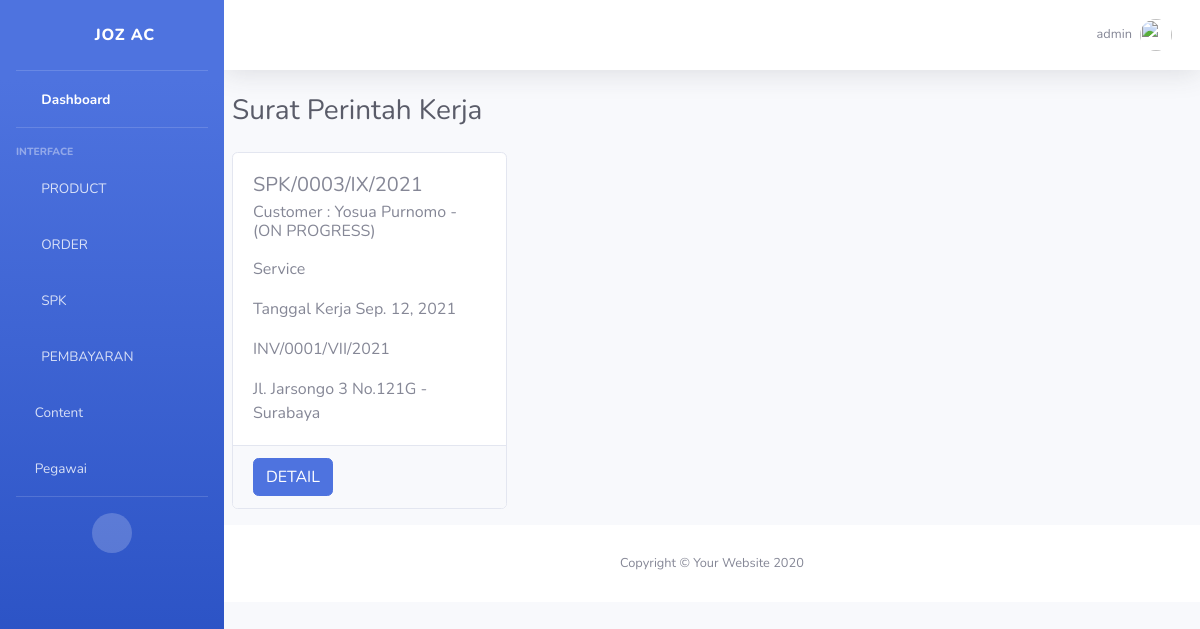
Page /spk/admin/teknisi_spk/ (signed in) on the earlier database version.
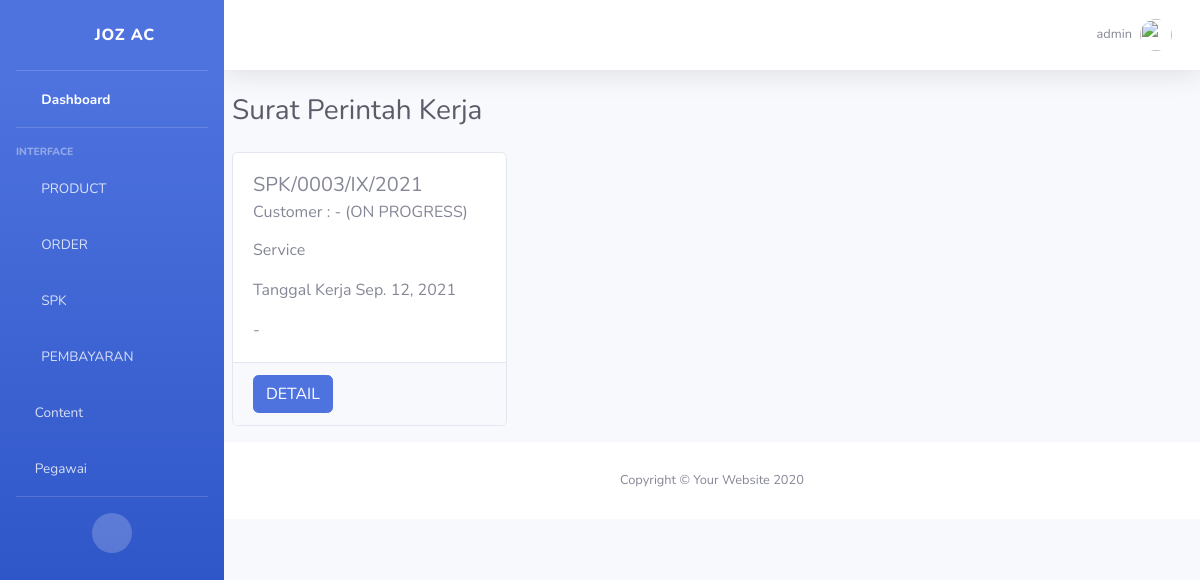
Same page on the later database version.
### SPK_teknisi/models.py (models this page shows, shortened)
class SPKModel(models.Model):
    statusChoice        = [
        ('PENDING','ON PROGRESS'),
        ('CANCEL','CANCEL'),
        ('SELESAI','SELESAI'),
    ]
    no_SPK			= models.CharField(max_length=30, verbose_name='Nomor SPK', blank=True, unique=True)
    tgl_input		= models.DateField(auto_now=True, verbose_name='Tanggal Input')
    teknisi			= models.ForeignKey(settings.AUTH_USER_MODEL, on_delete=models.SET_NULL, related_name='teknisiUser', verbose_name='Teknisi', null=True)
    pesanan		    = models.OneToOneField(InvoiceModel, related_name='SPK', on_delete=models.SET_NULL, verbose_name='Invoice', null=True)
    tgl_pengerjaan	= models.DateField(verbose_name='Tanggal Pengerjaan')
    keterangan		= models.TextField(verbose_name='Keterangan')
    status			= models.CharField(choices=statusChoice, max_length=10, default='PENDING')
    slug_SPK		= models.SlugField()
    class Meta:
        verbose_name='Surat Perintah Kerja'
        verbose_name_plural='Surat Perintah Kerja'

### pesanan/models.py (models this page shows, shortened)
class InvoiceModel(models.Model):
    statusChoise = [
    ('LUNAS','LUNAS'),
    ('BELUM', 'BELUM LUNAS'),
    ]
    Invoice             = models.CharField(max_length=20, verbose_name='Nomor Invoice')
    clientINV           = models.OneToOneField(ClientModel, blank=True, null=True, related_name='InvoiceClient', verbose_name='Invoice Client', on_delete=models.SET_NULL)
    statusPembayaran    = models.CharField(choices=statusChoise, max_length=20, default='BELUM')
    Keterangan          = models.TextField()
    tanggal			    = models.DateField(auto_now=True, editable=False, verbose_name='Tanggal')
    totalInvoice	    = models.PositiveIntegerField(default=0, verbose_name='Total Pembayaran')
    slug_Invoice	    = models.SlugField()
    class Meta:
        verbose_name='Invoice'
        verbose_name_plural='Invoice'

### client/models.py (models this page shows, shortened)
class ClientModel(models.Model):
    nama_Client 		= models.CharField(max_length=30, verbose_name='Nama')
    noTelp_Client		= models.CharField(max_length=15, verbose_name='Phone')
    email_Client		= models.EmailField(verbose_name='Email')
    alamat_Client		= models.CharField(max_length=254, verbose_name='Alamat')
    kecamatan_Client	= models.CharField(max_length=30, null=True, blank=True, verbose_name='Kecamatan')
    kelurahan_Client	= models.CharField(max_length=30, null=True, blank=True, verbose_name='Kelurahan')
    kodePos_Client		= models.CharField(max_length=30, null=True, blank=True, verbose_name='Kode Pos')
    kota_Client			= models.CharField(max_length=30, verbose_name='Kota')
    slug_Client			= models.SlugField()
    class Meta:
        verbose_name='Client'

### SPK_teknisi/views.py (the view)
# urls.py: path('admin/teknisi_spk/', list_SPK_teknisi.as_view(), name='teknisiSPK'),
class list_SPK_teknisi(LoginRequiredMixin, ListView):
	login_url = reverse_lazy('account:login')
	model = SPKModel
	template_name = 'SPK_teknisi/list_SPK_teknisi.html'
	context_object_name = 'object'
	queryset = model.objects.filter(status='PENDING')
	def get(self, request, **kwargs):
		if self.request.user.jabatan == 'TEKNISI':
			self.queryset = self.model.objects.filter(status='PENDING', teknisi=self.request.user)
		return super().get(request, kwargs)

### account/models.py (called while the page is built)
	def __str__(self):
		return self.username

### SPK_teknisi/templates/SPK_teknisi/list_SPK_teknisi.html
{% extends "admin/base_admin.html" %}
{% block Content %}
	<div class="container-fluid pr-auto pl-2">
		<div class="d-sm-flex align-items-center justify-content-between mb-4">
	        <h1 class="h3 mb-0 text-gray-800">Surat Perintah Kerja</h1>
	    </div>
	    <div class="row row-cols-1 row-cols-md-3 md-3">
		{% for data in object %}
		<div class="col-sm-6 card-deck mb-3">
			<div class="card" style="width: 30%;">
			  <div class="card-body">
			    <h5 class="card-title">{{data.no_SPK}}</h5>
			    <h6 class="card-subtitle mb-2 text-muted">Customer : {{data.pesanan.clientINV.nama_Client}} - ({{data.get_status_display}})</h6>
			    <p class="card-text">{{data.keterangan|linebreaks}}Tanggal Kerja {{data.tgl_pengerjaan}}</p>
			    <p class="card-text">{{data.pesanan.Invoice}}</p>
			    <p class="card-text">{{data.pesanan.clientINV.alamat_Client}} - {{data.pesanan.clientINV.kota_Client}}</p>
			  </div>
			    <div class="card-footer">
				    <a href="{% url "spk:updateStatus" slug=data.slug_SPK %}" class="card-link btn btn-primary">DETAIL</a>
				</div>
			</div>
		</div>
		{% endfor %}
		</div>
    </div>
{% endblock Content %}

Differences in the rows shown:
changed SPKModel "ON PROGRESS": pesanan.clientINV.nama_Client "Yosua Purnomo" → (not shown); pesanan.Invoice "INV/0001/VII/2021" → (not shown); pesanan.clientINV.alamat_Client "Jl. Jarsongo 3 No.121G" → (not shown); pesanan.clientINV.kota_Client "Surabaya" → (not shown)
